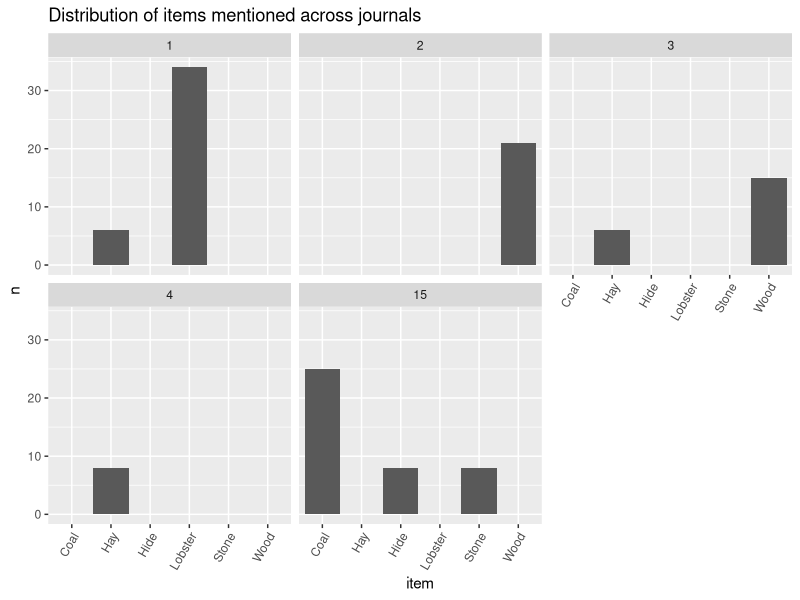
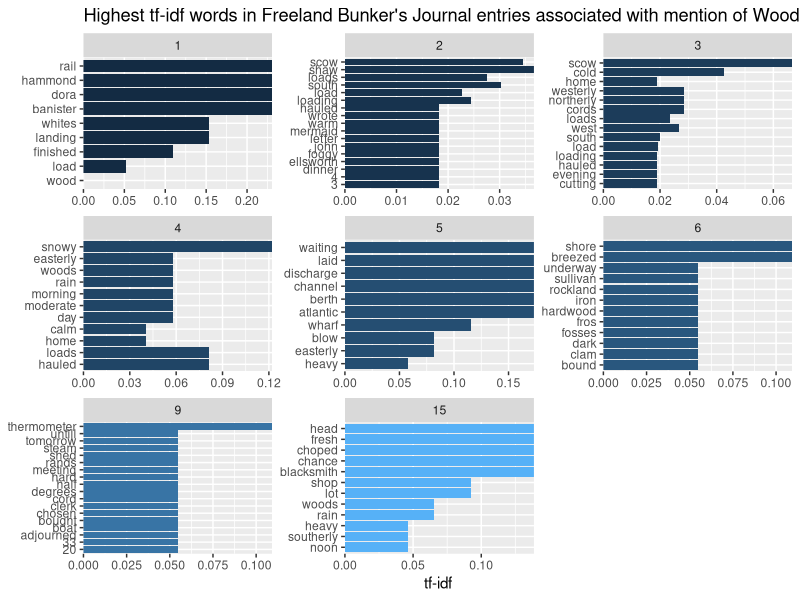

Write R code to recreate these figures, in order. (Note: this script raises an error after producing the figures.)
## ---- chunk 1
# install.packages(c("tidyverse", 
#                   "tidytext",
#                   "stopwords",
#                   "widyr",
#                   "tidygraph",
#                   "tidylo",
#                   "ggraph",
 #                  "wordcloud",
  #                 "dplyr"))
## ---- chunk 2
library(dplyr)
library(tidyverse)
library("magrittr") 
library(tidyverse)
library(tidytext)
## ---- chunk 3
library(readr)
journal_71_72 <- read_csv("Data_Sets/journal_1871_1872 - Sheet1 (1).csv")
journal_73 <- read_csv("Data_Sets/journal_1873 - Sheet1.csv")
journal_74 <- read_csv("Data_Sets/journal_1874 - Sheet1.csv")
journal_75 <- read_csv("Data_Sets/journal_1875 - Sheet1.csv")
journal_76 <- read_csv("Data_Sets/journal_1876 - Sheet1.csv")
journal_77 <- read_csv("Data_Sets/journal_1877 - Sheet1.csv")
journal_80 <- read_csv("Data_Sets/journal_1880 - Sheet1.csv")
journal_83 <- read_csv("Data_Sets/journal_1883 - Sheet1.csv")
journal_84 <- read_csv("Data_Sets/journal_1884 - Sheet1.csv")
journal_86 <- read_csv("Data_Sets/journal_1886 - Sheet1.csv")


## ---- chunk 4
journal_71_72$journal <- 1
journal_73$journal <- 2
journal_74$journal <- 3
journal_75$journal <- 4
journal_76$journal <- 5
journal_77$journal <- 6

journal_80$journal <- 9

journal_83$journal <- 12
journal_84$journal <- 13

journal_86$journal <- 15
## ---- chunk 5
journal_71_72 <- journal_71_72 %>%
  rename(transcription_accuracy = transcription) %>%
  mutate(image_path = as.character(image_path)) %>%
  mutate(image_description = as.character(image_description))

journal_75 <- journal_75 %>%
  mutate(quantity = as.character(quantity)) %>%
  mutate(latitude = as.logical(latitude)) %>%
  mutate(latitude_origin = as.logical(latitude_origin)) %>%
  mutate(longitude = as.logical(longitude)) %>%
  mutate(longitude_origin = as.logical(longitude_origin))

journal_76 <- journal_76 %>%
  mutate(quantity = as.character(quantity)) %>%
  mutate(latitude = as.logical(latitude)) %>%
  mutate(latitude_origin = as.logical(latitude_origin)) %>%
  mutate(longitude = as.logical(longitude)) %>%
  mutate(longitude_origin = as.logical(longitude_origin)) %>%
  mutate(image_path = as.character(image_path)) %>%
  mutate(image_description = as.character(image_description)) %>%
  mutate(noteworthy = as.logical(noteworthy))

journal_77 <- journal_77 %>%
  mutate(quantity = as.character(quantity)) %>%
  mutate(image_path = as.character(image_path)) %>%
  mutate(image_description = as.character(image_description)) %>%
  mutate(noteworthy = as.logical(noteworthy)) %>%
  mutate(temperature_am = as.logical(temperature_am))

journal_80 <- journal_80 %>%
  mutate(image_path = as.character(image_path)) %>%
  mutate(image_description = as.character(image_description)) %>%
  mutate(noteworthy = as.logical(noteworthy)) %>%
  mutate(temperature_am = as.logical(temperature_am)) %>%
  mutate(temperature_pm = as.logical(temperature_pm)) %>%
  mutate(temperature_night = as.logical(temperature_night))
  
journal_86 <- journal_86 %>%
  mutate(image_path = as.character(image_path)) %>%
  mutate(image_description = as.character(image_description)) %>%
  mutate(noteworthy = as.logical(noteworthy)) %>%
  mutate(temperature_am = as.logical(temperature_am)) %>%
  mutate(temperature_pm = as.logical(temperature_pm)) %>%
  mutate(temperature_night = as.logical(temperature_night)) %>%
  mutate(latitude = as.logical(latitude)) %>%
  mutate(recorder = as.character(recorder)) %>%
  mutate(notes = as.character(notes)) %>%
  select(- ...37)

journal_83 <- journal_83 %>%
  mutate(image_path = as.character(image_path)) %>%
  mutate(image_description = as.character(image_description)) %>%
  mutate(noteworthy = as.logical(noteworthy)) %>%
  mutate(temperature_am = as.logical(temperature_am)) %>%
  mutate(latitude = as.logical(latitude)) %>%
  mutate(latitude_origin = as.logical(latitude_origin)) %>%
  mutate(longitude_origin = as.logical(longitude_origin)) %>%
  mutate(letter_from = as.character(letter_from))
  
journal_84 <- journal_84 %>%
  mutate(image_path = as.character(image_path)) %>%
  mutate(image_description = as.character(image_description)) %>%
  mutate(noteworthy = as.logical(noteworthy)) %>%
  mutate(temperature_am = as.logical(temperature_am)) %>%
  mutate(latitude = as.logical(latitude)) %>%
  mutate(latitude_origin = as.logical(latitude_origin)) %>%
  mutate(letter_to = as.character(letter_to))%>%
  mutate(notes = as.character(notes))
## ---- chunk 6
journals <- dplyr::bind_rows(journal_71_72, journal_73, journal_74, journal_75, journal_76, journal_77, journal_80, journal_86)
## ---- chunk 7
items <- journals %>%
  filter(item != "NA")
## ---- chunk 8
item_count <- items %>%
  separate(item, c("item_1", "item_2", "item_3"), sep = ",")
## ---- chunk 9
item_1 <- item_count %>%
  select(item_1, quantity, unit, journal, journal_entry, date_mdy, month, transcription_accuracy, location, location_accuracy, local_place, local_place_accuracy, latitude,latitude_origin, longitude, longitude_origin, letter,letter_to, letter_from, wind_direction_am, wind_direction_pm, wind_direction_night, weather_condition_am, weather_condition_pm, weather_condition_night, temperature_am, temperature_pm, temperature_night, image_path, image_description, recorder, notes, noteworthy, second_check) %>%
  rename(item = item_1)
item_2 <- item_count %>%
  select(item_2, quantity, unit, journal, journal_entry, date_mdy, month, transcription_accuracy, location, location_accuracy, local_place, local_place_accuracy, latitude,latitude_origin, longitude, longitude_origin, letter,letter_to, letter_from, wind_direction_am, wind_direction_pm, wind_direction_night, weather_condition_am, weather_condition_pm, weather_condition_night, temperature_am, temperature_pm, temperature_night, image_path, image_description, recorder, notes, noteworthy, second_check) %>%
  rename(item = item_2)
item_3 <- item_count %>%
  select(item_3, quantity, unit, journal, journal_entry, date_mdy, month, transcription_accuracy, location, location_accuracy, local_place, local_place_accuracy, latitude,latitude_origin, longitude, longitude_origin, letter,letter_to, letter_from, wind_direction_am, wind_direction_pm, wind_direction_night, weather_condition_am, weather_condition_pm, weather_condition_night, temperature_am, temperature_pm, temperature_night, image_path, image_description, recorder, notes, noteworthy, second_check) %>%
  rename(item = item_3)

item_count <- dplyr::bind_rows(item_1, item_2, item_3)
## ---- chunk 10
item_count <- item_count %>%
  mutate(item = str_to_title(item)) %>%
  mutate(item = trimws(item, "both")) %>%
  filter(item != "NA") 
## ---- chunk 11
item_count %>%
    count(item, sort = TRUE)
## ---- chunk 12
count_1 <- item_count %>%
    filter(journal == 1) %>%
           count(item) 
count_2 <- item_count %>%
    filter(journal == 2) %>%
           count(item) 
count_3 <- item_count %>%
    filter(journal == 3) %>%
           count(item) 
count_4 <- item_count %>%
    filter(journal == 4) %>%
           count(item) 
count_5 <- item_count %>%
    filter(journal == 5) %>%
           count(item) 
count_6 <- item_count %>%
    filter(journal == 6) %>%
           count(item) 
count_9 <- item_count %>%
    filter(journal == 9) %>%
           count(item)
count_12 <- item_count %>%
    filter(journal == 12) %>%
           count(item)
count_13 <- item_count %>%
    filter(journal == 13) %>%
           count(item)
count_15 <- item_count %>%
    filter(journal == 15) %>%
           count(item) 

## ---- chunk 13
count_1$journal <- 1
count_2$journal <- 2
count_3$journal <- 3
count_4$journal <- 4
count_5$journal <- 5
count_6$journal <- 6
count_9$journal <- 9
count_12$journal <- 12
count_13$journal <- 13
count_15$journal <- 15
## ---- chunk 14

count_items <- dplyr::bind_rows(count_1, count_2, count_3, count_4, count_5, count_6, count_9,count_12,count_13, count_15)
## ---- chunk 15
count_items %>%
  filter(n > 5) %>%
  group_by(journal) %>%
  ggplot(aes(x=item, y=n)) + 
   geom_bar(stat = "identity")+
   facet_wrap(vars(journal))+
    theme(axis.text.x = element_text(angle = 60, hjust = 1))+
   labs(y = "n", x = "item", title = "Distribution of items mentioned across journals")
## ---- chunk 16
library(stringr)

Wood <-  dplyr::filter(item_count, grepl('Wood|Wood.', item))

#https://stackoverflow.com/questions/22850026/filter-rows-which-contain-a-certain-string
## ---- chunk 17
(wood_words <- Wood %>%
    unnest_tokens(word, journal_entry) %>%
    count(journal, word, sort = TRUE) %>%
    filter(!word %in% stop_words$word))
## ---- chunk 18
wood_tf_idf <- wood_words %>%
    bind_tf_idf(word, journal, n) %>%
    arrange(desc(tf_idf))
## ---- chunk 19
wood_tf_idf %>%
#  filter(tf_idf >= 0.02) %>%
    group_by(journal) %>%
    slice_max(tf_idf, n = 10) %>%
    ggplot(aes(tf_idf, fct_reorder(word, tf_idf), fill = journal)) +
    geom_col(show.legend = FALSE) +
    facet_wrap(vars(journal), scales = "free") +
    scale_x_continuous(expand = c(0,0)) +
    labs(y = NULL, x = "tf-idf", title = "Highest tf-idf words in Freeland Bunker's Journal entries associated with mention of Wood")
## ---- chunk 20
library(stringr)

Lobster <-  dplyr::filter(item_, grepl('Lobster', item))

#https://stackoverflow.com/questions/22850026/filter-rows-which-contain-a-certain-string
## ---- chunk 21
(lobs_words <- Lobster %>%
    unnest_tokens(word, journal_entry) %>%
    count(journal, word, sort = TRUE) %>%
    filter(!word %in% stop_words$word))
## ---- chunk 22
lobs_tf_idf <- lobs_words %>%
    bind_tf_idf(word, journal, n) %>%
    arrange(desc(tf_idf))
## ---- chunk 23
lobs_tf_idf %>%
#  filter(tf_idf >= 0.02) %>%
    group_by(journal) %>%
    slice_max(tf_idf, n = 10) %>%
    ggplot(aes(tf_idf, fct_reorder(word, tf_idf), fill = journal)) +
    geom_col(show.legend = FALSE) +
    facet_wrap(vars(journal), scales = "free") +
    scale_x_continuous(expand = c(0,0)) +
    labs(y = NULL, x = "tf-idf", title = "Highest tf-idf words in Freeland Bunker's Journal entries associated with mention of Lobster")
## ---- chunk 24
library(stringr)

Coal <-  dplyr::filter(item_count, grepl('Coal', item))

#https://stackoverflow.com/questions/22850026/filter-rows-which-contain-a-certain-string
## ---- chunk 25
(coal_words <- Coal %>%
    unnest_tokens(word, journal_entry) %>%
    count(journal, word, sort = TRUE) %>%
    filter(!word %in% stop_words$word))
## ---- chunk 26
coal_tf_idf <- coal_words %>%
    bind_tf_idf(word, journal, n) %>%
    arrange(desc(tf_idf))
## ---- chunk 27
coal_tf_idf %>%
#  filter(tf_idf >= 0.02) %>%
    group_by(journal) %>%
    slice_max(tf_idf, n = 10) %>%
    ggplot(aes(tf_idf, fct_reorder(word, tf_idf), fill = journal)) +
    geom_col(show.legend = FALSE) +
    facet_wrap(vars(journal), scales = "free") +
    scale_x_continuous(expand = c(0,0)) +
    labs(y = NULL, x = "tf-idf", title = "Highest tf-idf words in Freeland Bunker's Journal entries associated with mention of Coal")
## ---- chunk 28
library(stringr)

Hay <-  dplyr::filter(item_count, grepl('Hay', item))

#https://stackoverflow.com/questions/22850026/filter-rows-which-contain-a-certain-string
## ---- chunk 29
(hay_words <- Hay %>%
    unnest_tokens(word, journal_entry) %>%
    count(journal, word, sort = TRUE) %>%
    filter(!word %in% stop_words$word))
## ---- chunk 30
hay_tf_idf <- hay_words %>%
    bind_tf_idf(word, journal, n) %>%
    arrange(desc(tf_idf))
## ---- chunk 31
hay_tf_idf %>%
#  filter(tf_idf >= 0.02) %>%
    group_by(journal) %>%
    slice_max(tf_idf, n = 10) %>%
    ggplot(aes(tf_idf, fct_reorder(word, tf_idf), fill = journal)) +
    geom_col(show.legend = FALSE) +
    facet_wrap(vars(journal), scales = "free") +
    scale_x_continuous(expand = c(0,0)) +
    labs(y = NULL, x = "tf-idf", title = "Highest tf-idf words in Freeland Bunker's Journal entries associated with mention of Hay")
